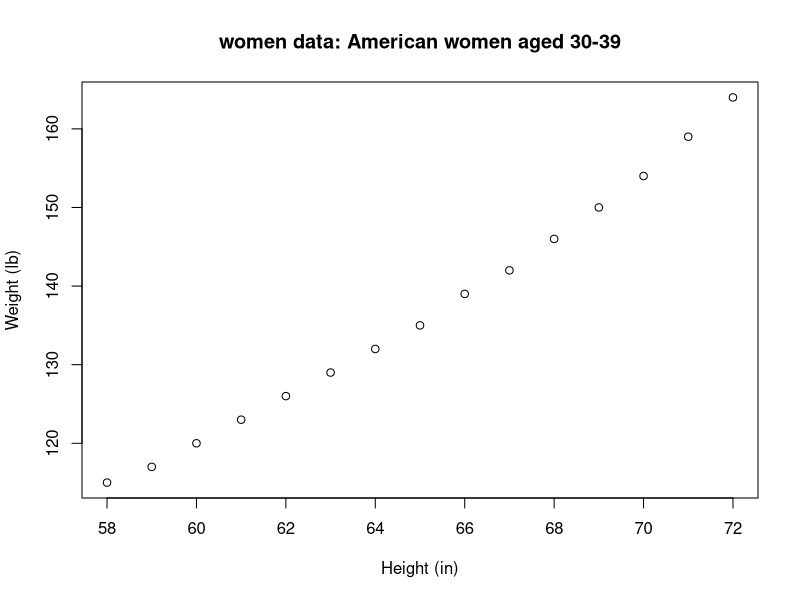
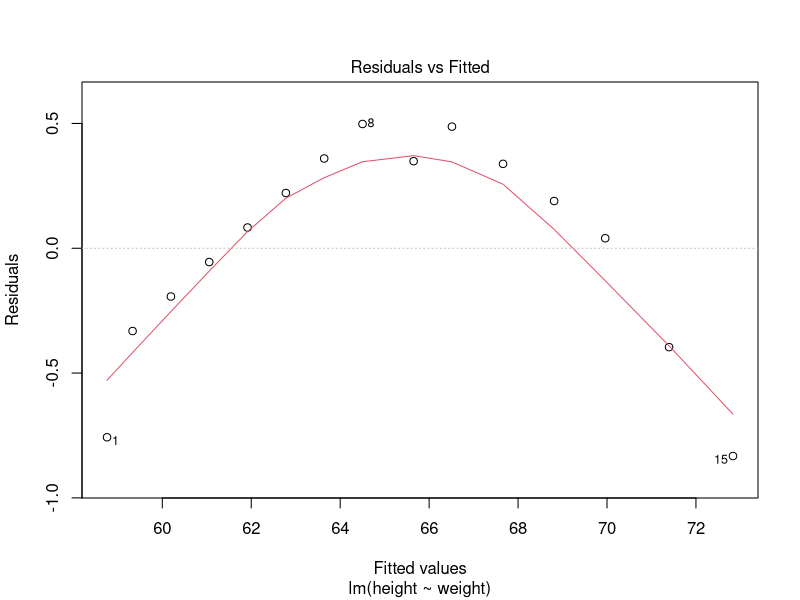
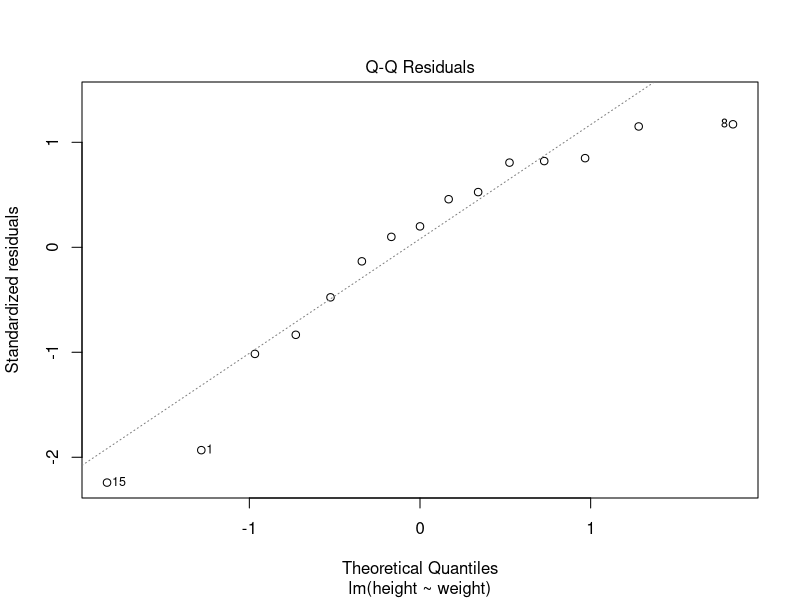
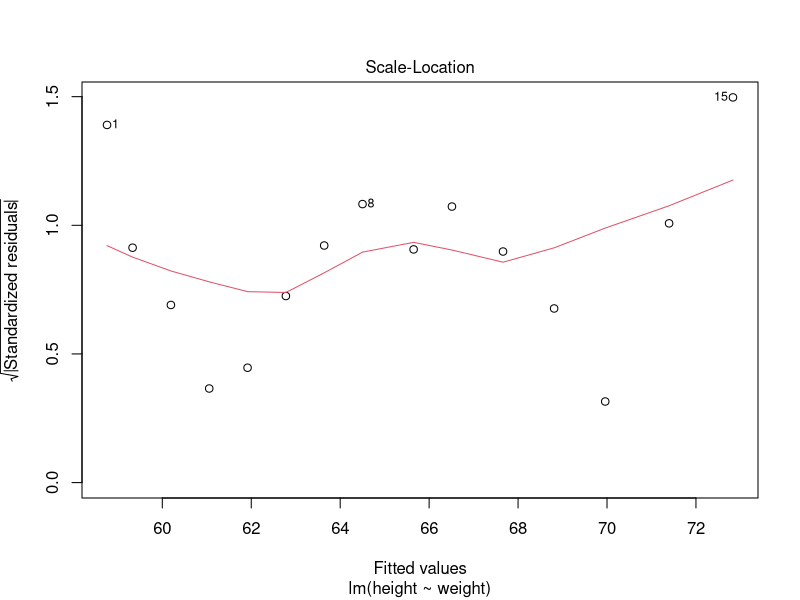
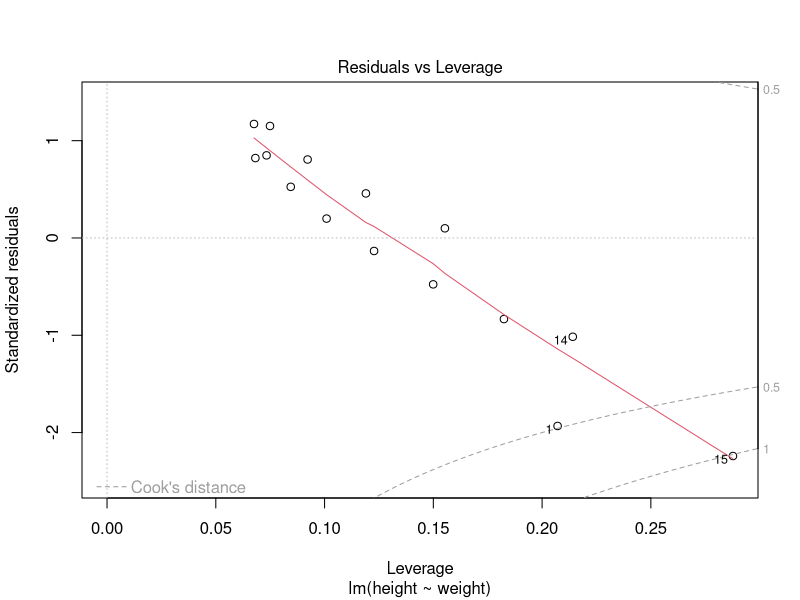

The R script that drew these images, in order:
## ---- chunk 1
 # You may need to install the datasets library (by using install.packages('datasets'))
library(datasets)
## ---- chunk 2
plot(women, xlab = "Height (in)", ylab = "Weight (lb)",
     main = "women data: American women aged 30-39")
## ---- chunk 3
lmHeight = lm(height~weight, data = women) #Create the linear regression
summary(lmHeight) #Review the results
## ---- chunk 4
plot(lmHeight)
## ---- chunk 5
summary(lmHeight)$r.squared
summary(lmHeight)$adj.r.squared
